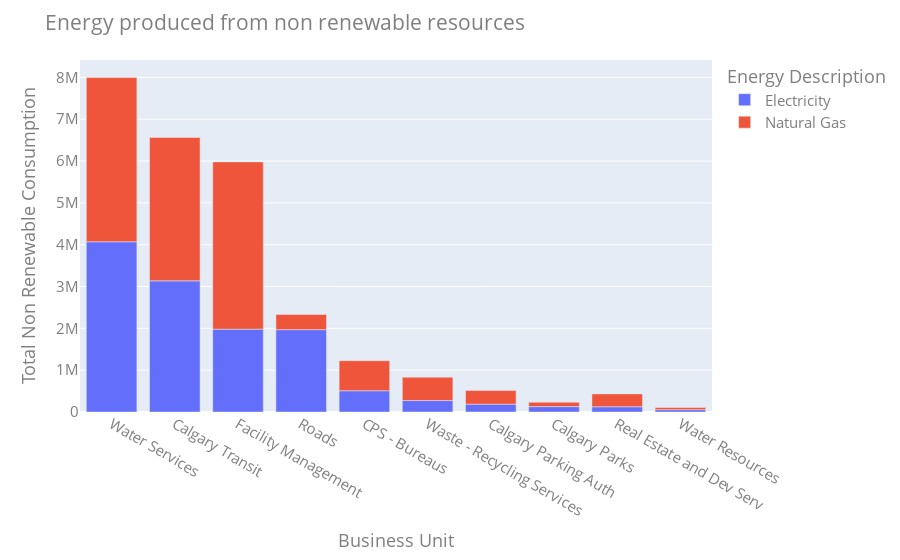
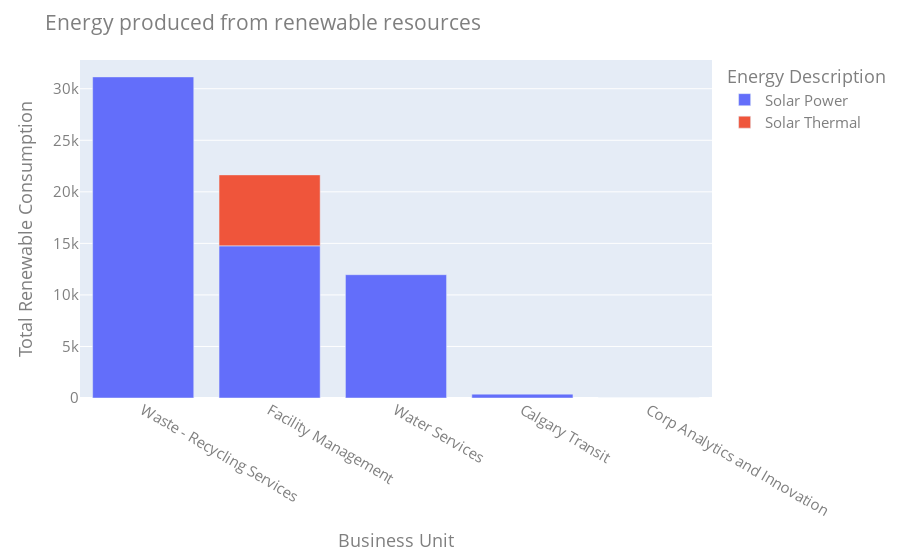

The notebook cell saved with these charts, in order:
### Markdown cell above
Looking at the graph below, water service uses the most energy among renewable energy, and waste recycling business uses the most energy among renewable energy. Water service, facility management, water servce, and calgary tranist businesses use non-renewable energy and produce renewable energy at the same time. Most other units consume only non-renewable energy.

### Code cell
fig = px.bar(grouped_non_renewable_bizunit, x='Business Unit Desc', y='Total Consumption', color='Energy Description')
#fig = px.bar(grouped_renewable_bizunit, x='Business Unit Desc', y='Total Consumption')
fig.update_layout(
    title="Energy produced from non renewable resources",
    xaxis_title="Business Unit",
    yaxis_title="Total Non Renewable Consumption",
    font=dict(
        size=15,
        color="#7f7f7f"
    )
)
fig.show()

fig = px.bar(grouped_renewable_bizunit, x='Business Unit Desc', y='Total Consumption', color='Energy Description')
fig.update_layout(
    title="Energy produced from renewable resources",
    xaxis_title="Business Unit",
    yaxis_title="Total Renewable Consumption",
    font=dict(
        size=15,
        color="#7f7f7f"
    )
)
fig.show()

### Figure 1 — Plotly figure (JSON) as saved in the notebook; plotly's stock layout.template omitted (floating-point values rounded to 4 significant figures)
{"data": [{"alignmentgroup": "True", "hovertemplate": "Energy Description=Electricity<br>Business Unit Desc=%{x}<br>Total Consumption=%{y}<extra></extra>", "legendgroup": "Electricity", "marker": {"color": "#636efa", "pattern": {"shape": ""}}, "name": "Electricity", "offsetgroup": "Electricity", "orientation": "v", "showlegend": true, "textposition": "auto", "type": "bar", "x": ["Water Services", "Calgary Transit", "Facility Management", "Roads", "CPS - Bureaus", "Waste - Recycling Services", "Calgary Parking Auth", "Calgary Parks", "Real Estate and Dev Serv", "Water Resources"], "xaxis": "x", "y": [4070000.0, 3136000.0, 1980000.0, 1969000.0, 508200.0, 273700.0, 188300.0, 128500.0, 125400.0, 56470.0], "yaxis": "y"}, {"alignmentgroup": "True", "hovertemplate": "Energy Description=Natural Gas<br>Business Unit Desc=%{x}<br>Total Consumption=%{y}<extra></extra>", "legendgroup": "Natural Gas", "marker": {"color": "#EF553B", "pattern": {"shape": ""}}, "name": "Natural Gas", "offsetgroup": "Natural Gas", "orientation": "v", "showlegend": true, "textposition": "auto", "type": "bar", "x": ["Facility Management", "Water Services", "Calgary Transit", "CPS - Bureaus", "Waste - Recycling Services", "Roads", "Calgary Parking Auth", "Real Estate and Dev Serv", "Calgary Parks", "Water Resources"], "xaxis": "x", "y": [3999599, 3925488, 3428525, 718734, 558759, 363699, 328716, 307520, 105875, 52200], "yaxis": "y"}], "layout": {"barmode": "relative", "font": {"color": "#7f7f7f", "size": 15}, "legend": {"title": {"text": "Energy Description"}, "tracegroupgap": 0}, "margin": {"t": 60}, "title": {"text": "Energy produced from non renewable resources"}, "xaxis": {"anchor": "y", "domain": [0, 1], "title": {"text": "Business Unit"}}, "yaxis": {"anchor": "x", "domain": [0, 1], "title": {"text": "Total Non Renewable Consumption"}}}}

### Figure 2 — Plotly figure (JSON) as saved in the notebook; plotly's stock layout.template omitted (floating-point values rounded to 4 significant figures)
{"data": [{"alignmentgroup": "True", "hovertemplate": "Energy Description=Solar Power<br>Business Unit Desc=%{x}<br>Total Consumption=%{y}<extra></extra>", "legendgroup": "Solar Power", "marker": {"color": "#636efa", "pattern": {"shape": ""}}, "name": "Solar Power", "offsetgroup": "Solar Power", "orientation": "v", "showlegend": true, "textposition": "auto", "type": "bar", "x": ["Waste - Recycling Services", "Facility Management", "Water Services", "Calgary Transit", "Corp Analytics and Innovation"], "xaxis": "x", "y": [31150.0, 14760.0, 11960.0, 375.0, 0], "yaxis": "y"}, {"alignmentgroup": "True", "hovertemplate": "Energy Description=Solar Thermal<br>Business Unit Desc=%{x}<br>Total Consumption=%{y}<extra></extra>", "legendgroup": "Solar Thermal", "marker": {"color": "#EF553B", "pattern": {"shape": ""}}, "name": "Solar Thermal", "offsetgroup": "Solar Thermal", "orientation": "v", "showlegend": true, "textposition": "auto", "type": "bar", "x": ["Facility Management"], "xaxis": "x", "y": [6882], "yaxis": "y"}], "layout": {"barmode": "relative", "font": {"color": "#7f7f7f", "size": 15}, "legend": {"title": {"text": "Energy Description"}, "tracegroupgap": 0}, "margin": {"t": 60}, "title": {"text": "Energy produced from renewable resources"}, "xaxis": {"anchor": "y", "domain": [0, 1], "title": {"text": "Business Unit"}}, "yaxis": {"anchor": "x", "domain": [0, 1], "title": {"text": "Total Renewable Consumption"}}}}
